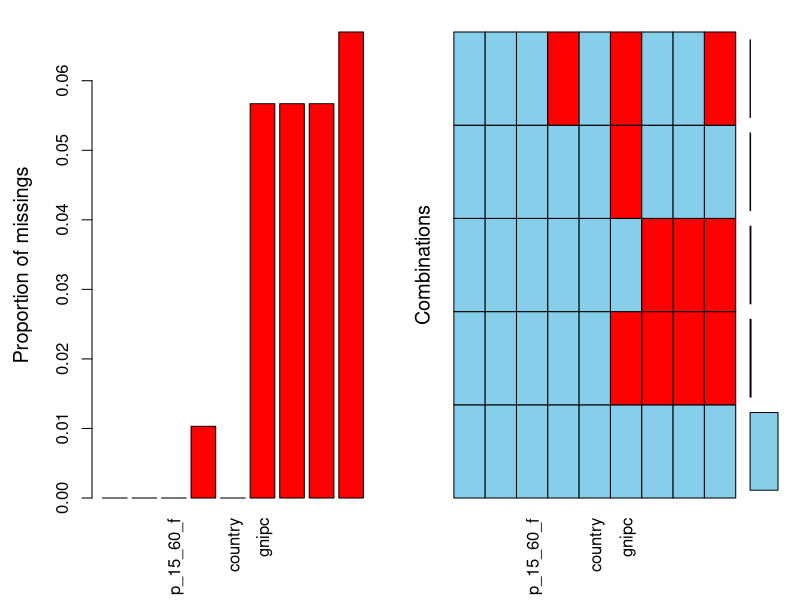
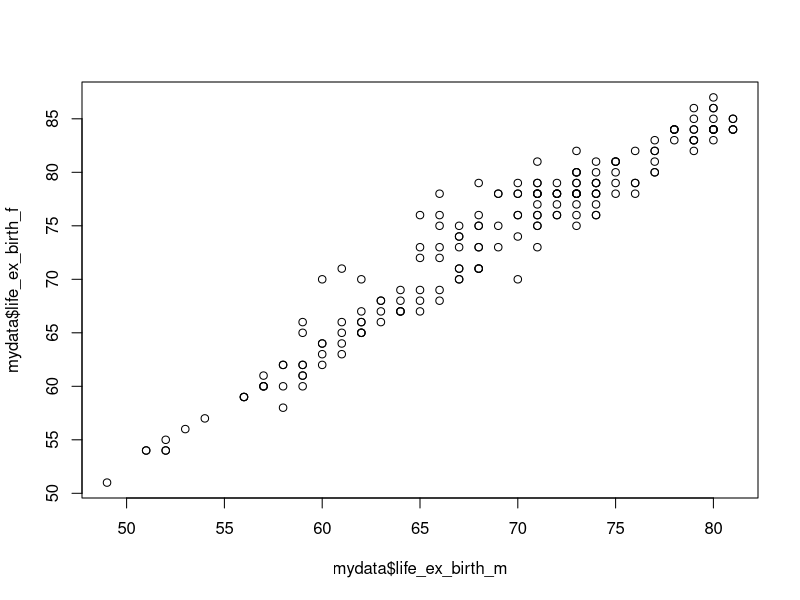
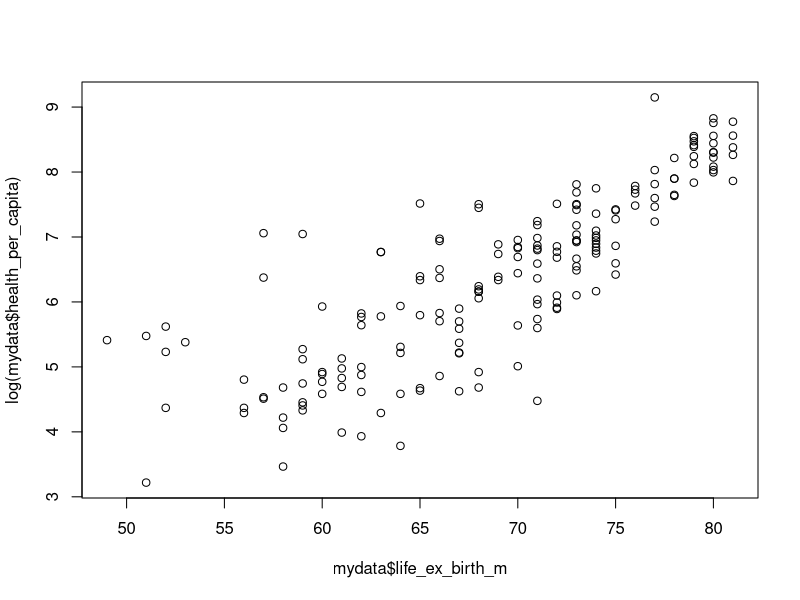
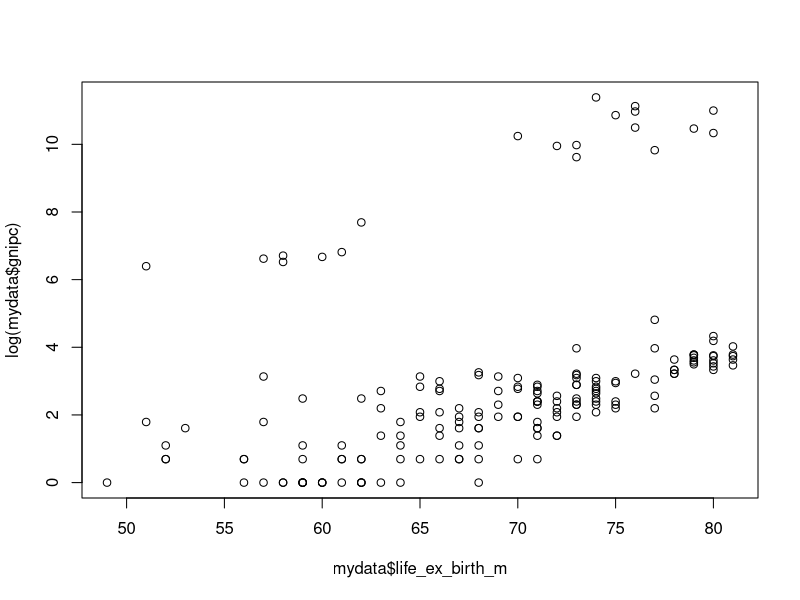
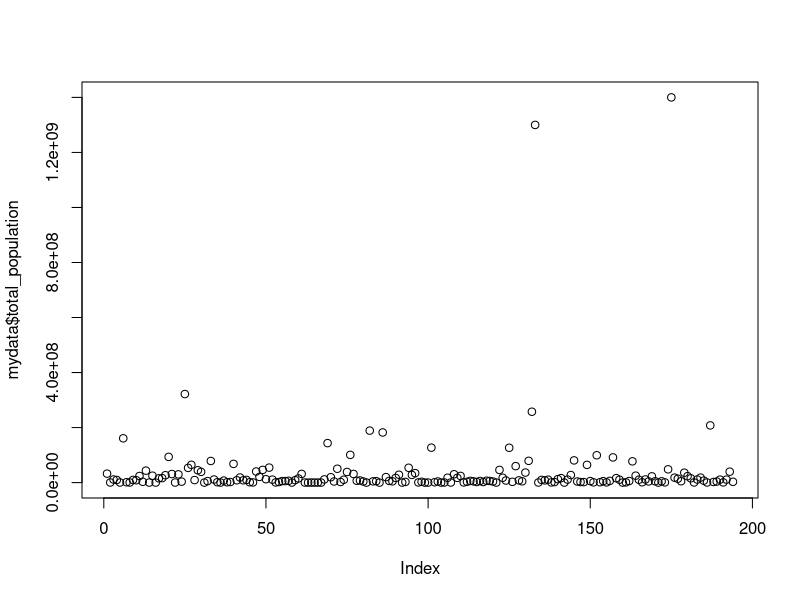
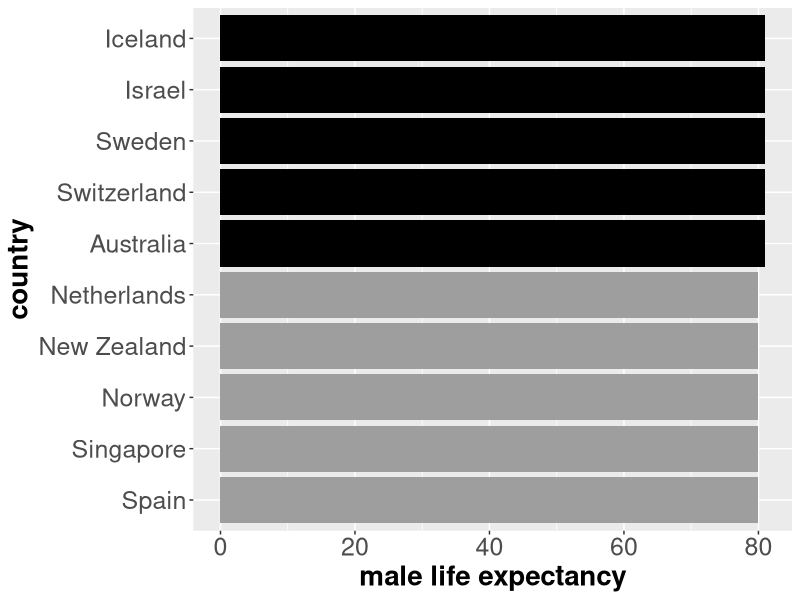
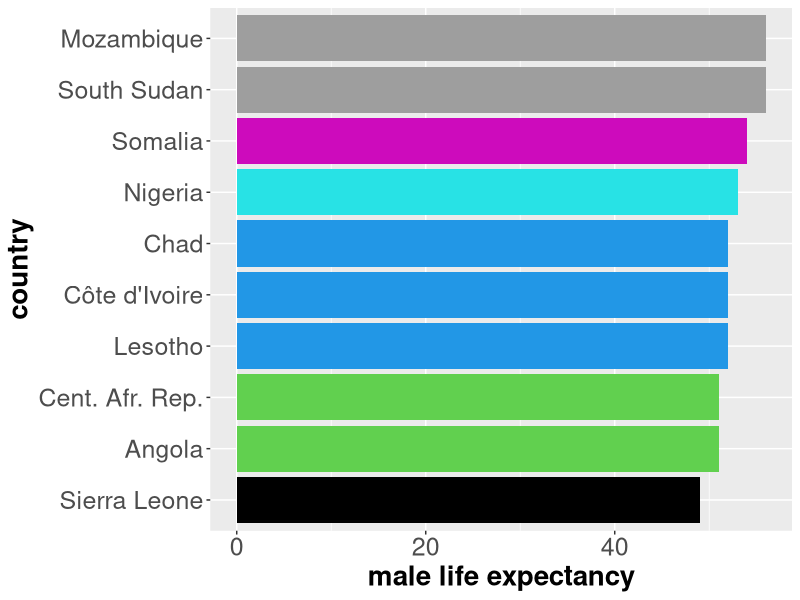
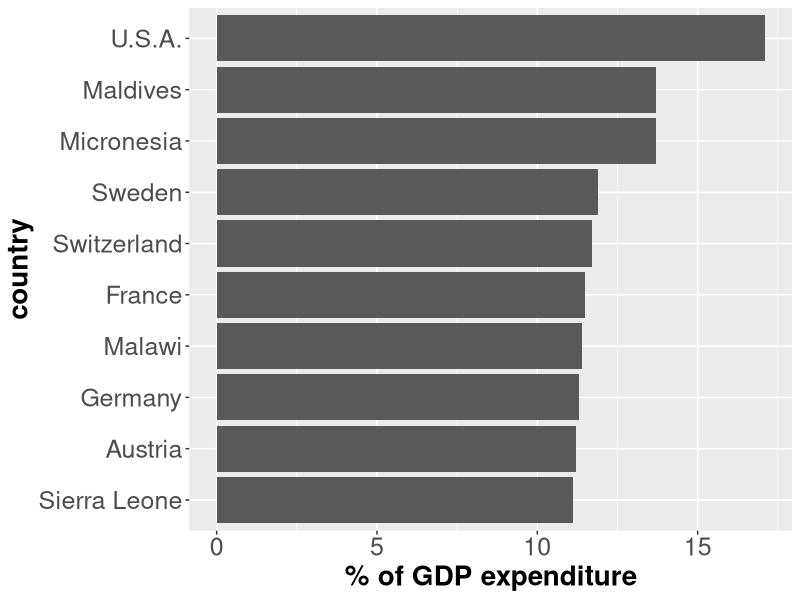

Write the R code that produced these figures, in order.
setwd("~//Desktop/scrape-project/who/")
mydata = read.csv("listing.v1.csv",stringsAsFactors = FALSE)
mydata[mydata==" "]=NA  #make all empty cells NA
head(mydata)
class(mydata$total_population)
#remove the "," in the thousand etc. place holder.  Make everything except country numeric
mydata[] <- lapply(mydata, function(x) gsub("\\,", "", as.character(x)))
mydata$total_population = as.numeric(mydata$total_population)
mydata$p_15_60_m = as.numeric(mydata$p_15_60_m)
mydata$p_15_60_f = as.numeric(mydata$p_15_60_f)
mydata$health_per_capita = as.numeric(mydata$health_per_capita)
mydata$gnipc = as.numeric(mydata$gnipc)
mydata$life_ex_birth_m = as.numeric(mydata$life_ex_birth_m)
mydata$life_ex_birth_f = as.numeric(mydata$life_ex_birth_f)
mydata$expend_health_GDP = as.numeric(mydata$expend_health_GDP)
mydata$p_dying_five <- NULL
summary(mydata)
library(VIM)
##graphical EDA of mydata
aggr(mydata)
#plot(mydata)
plot(mydata$life_ex_birth_m,mydata$life_ex_birth_f)
plot(mydata$life_ex_birth_m,log(mydata$health_per_capita))
plot(mydata$life_ex_birth_m,log(mydata$gnipc))
plot(mydata$total_population)
##Plots
#countries with top 10 life_ex_birth_m
library(dplyr)
mydata1 = arrange(mydata,  desc(life_ex_birth_m))
mydata1.cut10 = mydata1[1:10,]
mydata1.cut10
library(ggplot2)
mydata1.cut10$country <- factor(mydata1.cut10$country, levels = mydata1.cut10$country[order(mydata1.cut10$life_ex_birth_m)])
g1 = ggplot(mydata1.cut10, aes(country,life_ex_birth_m))
g2 =g1 + geom_bar(stat="identity", fill = mydata1.cut10$life_ex_birth_m) + coord_flip()
g3 = g2 +ylab("male life expectancy") + xlab("country")
g3 + theme(axis.text=element_text(size=18),axis.title=element_text(size=20,face="bold"), title=element_text(size=20,face="bold"))
#countries with bottom 10 life_ex_birth_m
mydata2 = arrange(mydata, (life_ex_birth_m))
mydata2.cut10 = mydata2[1:10,]
mydata2.cut10
mydata2.cut10$country <- factor(mydata2.cut10$country, levels = mydata2.cut10$country[order(mydata2.cut10$life_ex_birth_m)])
p1 = ggplot(mydata2.cut10, aes(country,life_ex_birth_m))
p2 =p1 + geom_bar(stat="identity", fill = mydata2.cut10$life_ex_birth_m) + coord_flip()
p3 = p2 +ylab("male life expectancy") + xlab("country")
p3 + theme(axis.text=element_text(size=18),axis.title=element_text(size=20,face="bold"), title=element_text(size=20,face="bold"))
#countries with top 10 expend_health_GDP
mydata3 = arrange(mydata,  desc(expend_health_GDP))
mydata3.cut10 = mydata3[1:10,]
mydata3.cut10
mydata3.cut10$country <- factor(mydata3.cut10$country, levels = mydata3.cut10$country[order(mydata3.cut10$expend_health_GDP)])
b1 = ggplot(mydata3.cut10, aes(country,expend_health_GDP))
#b2 =b1 + geom_bar(stat="identity", fill = mydata3.cut10$expend_health_GDP) + coord_flip()
b2 =b1 + geom_bar(stat="identity") + coord_flip()
b3 = b2 +ylab("% of GDP expenditure") + xlab("country")
b3 + theme(axis.text=element_text(size=18),axis.title=element_text(size=20,face="bold"), title=element_text(size=20,face="bold"))
## female vs male life expectancy
a1 = ggplot(mydata, aes(life_ex_birth_m,life_ex_birth_f))
a2 = a1 + geom_point()
a3 = a2 + ylab("female life exp.") + xlab("male life expectancy")
a3 + theme(axis.text=element_text(size=18),axis.title=element_text(size=20,face="bold"), title=element_text(size=20,face="bold"))
## expend_health_GDP vs life_ex_birth_m
c1 = ggplot(mydata, aes(life_ex_birth_m,expend_health_GDP))
c2 = c1 + geom_point()
c3 = c2 + ylab("% of GDP exp.") + xlab("male life expectancy")
c3 + theme(axis.text=element_text(size=16),axis.title=element_text(size=16,face="bold"), title=element_text(size=16,face="bold"))
## health_per_capita vs life_ex_birth_m
d1 = ggplot(mydata, aes(life_ex_birth_m,health_per_capita))
d2 = d1 + geom_point()
d3 = d2 + ylab("exp. per capita ($)") + xlab("male life expectancy")
d3 + theme(axis.text=element_text(size=16),axis.title=element_text(size=16,face="bold"), title=element_text(size=16,face="bold"))
#  For the whole range of life_ex_birth_m, health_per_capita may be more predictive than % of GDP.  
###### IMPUTATIONS ######
# look at correlations before imputation
mydata.no.country = mydata
mydata.no.country$country <- NULL
cor(mydata.no.country, use = "complete.obs")
#cor between health_per_capita vs life_ex_birth_m = 0.6980869925
#cor between expend_health_GDP vs life_ex_birth_m = 0.35864894
##########Fill in the missing data for health_per_capita and life_ex_birth_m
###impute 2 missing data from health_per_capita with simple random imputation
# cor health_per_capita with life_ex_birth_m BEFORE imputation = 0.6980869925
mean(mydata$health_per_capita, na.rm = TRUE) ##mean BEFORE imputation = 1307.583
sd(mydata$health_per_capita, na.rm = TRUE) ##SD BEFORE imputation = 1606.372
library(Hmisc)
imputed.hpc = impute(mydata.no.country$health_per_capita, "random")
mydata.no.country$health_per_capita = imputed.hpc #Replacing the old vector.
# cor health_per_capita with life_ex_birth_m AFTER imputation = 0.6980869925
mean(mydata.no.country$health_per_capita) ## mean AFTER imputation = 1298.995
sd(mydata.no.country$health_per_capita)  ##SD AFTER imputation = 1600.712
###OK, 2 missing data from health_per_capita have been imputed
###impute 11 missing data from life_ex_birth_m with simple random imputation
mean(mydata.no.country$life_ex_birth_m, na.rm = TRUE) ##mean BEFORE imputation = 68.9071
sd(mydata.no.country$life_ex_birth_m, na.rm = TRUE)  ##SD BEFORE imputation = 7.688803
imputed.lebm = impute(mydata.no.country$life_ex_birth_m, "random")
mydata.no.country$life_ex_birth_m = imputed.lebm #Replacing the old vector.
# cor health_per_capita with life_ex_birth_m AFTER imputation = 0.6980869925
mean(mydata.no.country$life_ex_birth_m) ##mean AFTER imputation = 68.87113
sd(mydata.no.country$life_ex_birth_m)  ##SD AFTER imputation = 7.77327
###OK, 11 missing data from life_ex_birth_m have been imputed
##########Done with Fill in the missing data for health_per_capita and life_ex_birth_m

##build linear model bewteen y=life_ex_birth_m and x= log(health_per_capita)
plot(log(mydata.no.country$health_per_capita),mydata.no.country$life_ex_birth_m)
mydata.no.country$log_health_per_capita = log(mydata.no.country$health_per_capita)

model = lm(life_ex_birth_m ~ log_health_per_capita, data = mydata.no.country)
summary(model)
## both B0 and B1 have p<<0.05 and are significant. p-value: < 2.2e-16, R-squared:  0.6202
plot(model)
plot(log(mydata.no.country$health_per_capita),mydata.no.country$life_ex_birth_m,
     xlab="log(expenditure per capita)", ylab= "male life expectancy")
abline(model,col = "red")
#residuals vs fitted value gives flat line
#Normal Q-Q the lower tail deviates from normality
#Constant varience seems OK
#Residuals vs Leverage does not show problematic points.
# B0 = 38.916   B1 = 4.657
